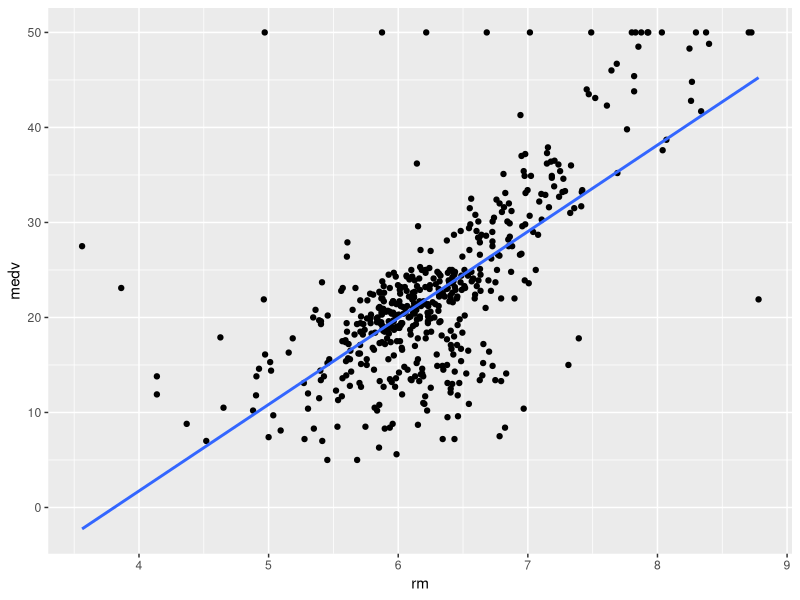
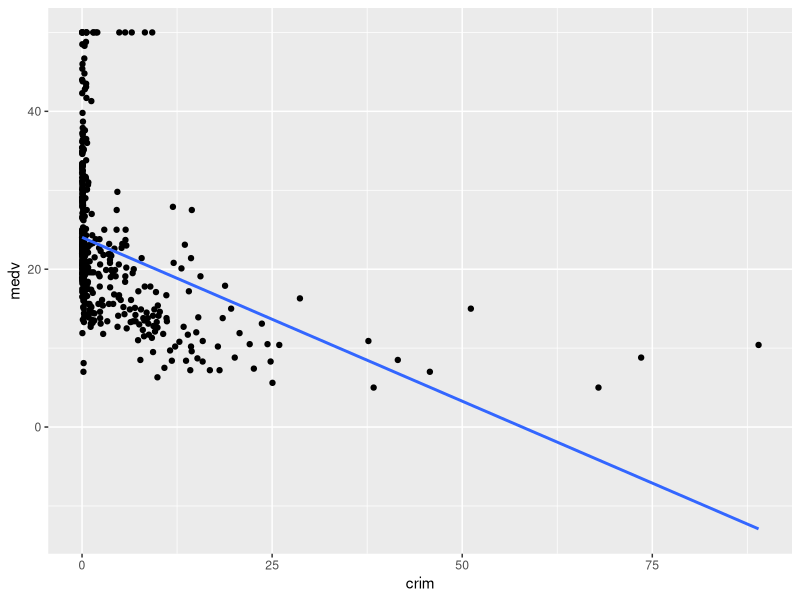
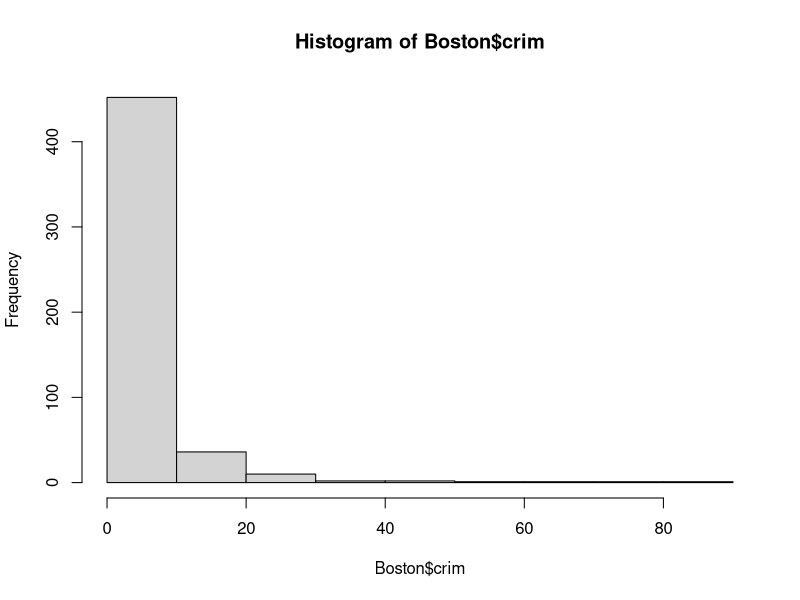

R code for these plots, in order:
# Question 1
library(MASS)
library(ggplot2)
ggplot(data=Boston) +  aes(x=rm, y=medv) + geom_point() + geom_smooth(method="lm", se=FALSE)

?Boston

# Question 2
ggplot(data=Boston) +  aes(x=crim, y=medv) + geom_point() + geom_smooth(method="lm", se=FALSE)

# Question 3
hist(Boston$crim)
# It will not be a bell shape. Highest frequency appears between 0 and 20.

# Question 4
elmOut <- lm(medv ~ crim, data=Boston)
summary(elmOut)

# Question 5
elmOut2 <- lm(medv ~ crim + rm + dis, data=Boston)
summary(elmOut2)

# Question 6
# Adjusted R-squared values 0.5399 indicates that the two factors account for 53.99% of dependent variable (medv). p-value: < 2.2e-16. Boston$crim & Boston$rm & Intercept, the Boston$dis doesn't matter.
# Boston$crim: -0.25 / Boston$rm: 8.34 / Intercept:-29.46


# Question 7
median(Boston$crim)
median(Boston$dis)
median(Boston$rm)
predDF  <-  data.frame(crim  =  0.26,  dis=3.2,  rm=6.2)
predDF

# Question 8
predict(elmOut2, predDF)
# 22.60